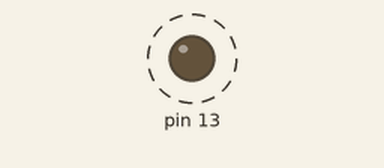
This sketch was run on a simulated Arduino Uno, built with avr-gcc and run on an emulated ATmega328P. Parts: output pins drawn as LEDs (lit = HIGH). Dashed ring = blinking.

Above: at 0.6 s.
Timing chart, 0 to 3.0 s (numbered marks = the images above):
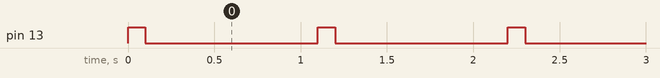

The sketch:

5-3.ino
```cpp
// (licence header left out)
extern "C" {
  __attribute__((used)) void asm_delay(unsigned long d)
  {
    delay(d);
  }
}

void setup() {
}

void loop() {
  asm volatile (
    // Turn debug LED on
    "sbi 0x04, 5      \n\t"
    "sbi 0x05, 5      \n\t"

    // Wait 100 ms
    "ldi r22, 0x64    \n\t"
    "ldi r23, 0x00    \n\t"
    "ldi r24, 0x00    \n\t"
    "ldi r25, 0x00    \n\t"
    "call asm_delay   \n\t"

    // Turn debug LED off
    "cbi 0x05, 5      \n\t"

    // Wait 1000 ms
    "ldi r22, 0xe8    \n\t"
    "ldi r23, 0x03    \n\t"
    "ldi r24, 0x00    \n\t"
    "ldi r25, 0x00    \n\t"
    "call asm_delay   \n\t"
    :
    :
    : "r22", "r23", "r24", "r25"
  );
}
```

Measured:
- by itself, pin 13: alternates HIGH for 0.10 s and LOW for 1.0 s
